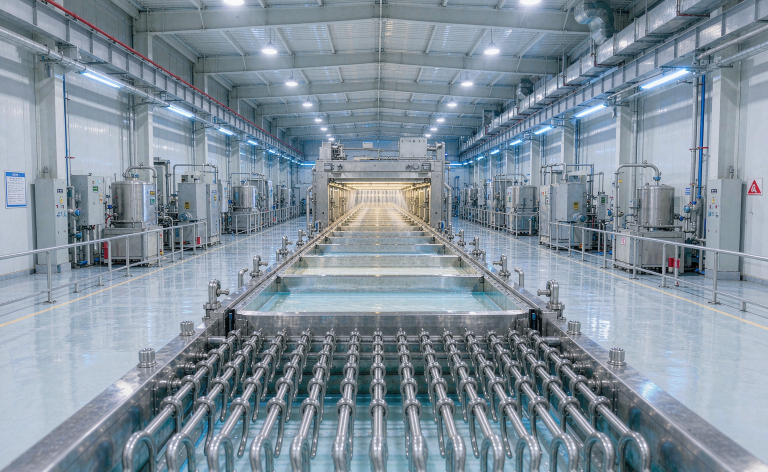
#> input picture assets/images/nitrile-plant.png, 1536 x 944 px, found by its file name (shown at 1/2 size)
$ python trim_watermark.py
#> lines starting #> are read from the running program, lines starting #| are printed output that depends on the picture
import os
from PIL import Image

d = r"C:\Users\INTCO\Desktop\桂校导航\web-guide\assets\images"
names = ["nitrile-plant.png", "pvc-plant.png", "sewage-plant.png", "coal-yard.png", "warehouse.png"]

lines = []
for n in names:
    p = os.path.join(d, n)
    if not os.path.exists(p):
        lines.append(n + " MISSING")
        continue
    before = os.path.getsize(p)
    im = Image.open(p)
#> im is the input picture: PIL image 1536x944 RGB; mean R, G, B 130.7, 145, 157.2
    w, h = im.size
#> w = 1536; h = 944
    cut = 80
    out = im.crop((0, 0, w, h - cut))
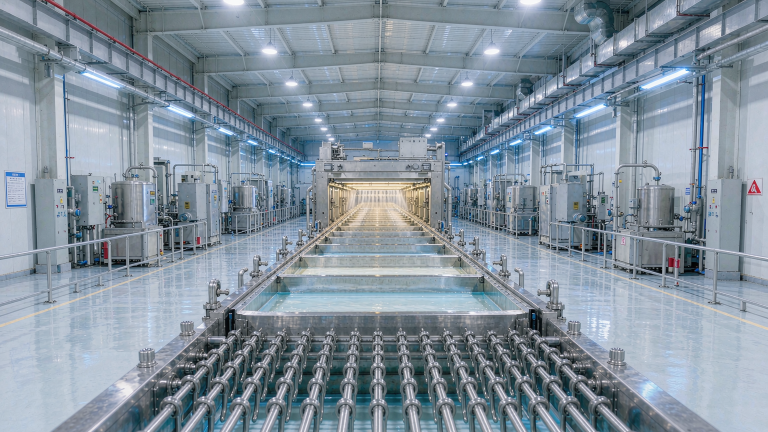
#> out: PIL image 1536x864 RGB (shown at 1/2 size); mean R, G, B 131.6, 145.5, 157.6
    out.save(p)
    after = os.path.getsize(p)
    lines.append("%s: %dx%d %dKB -> %dx%d %dKB" % (n, w, h, before // 1024, out.size[0], out.size[1], after // 1024))
#> pass 2 of the loop `for n in names:`:
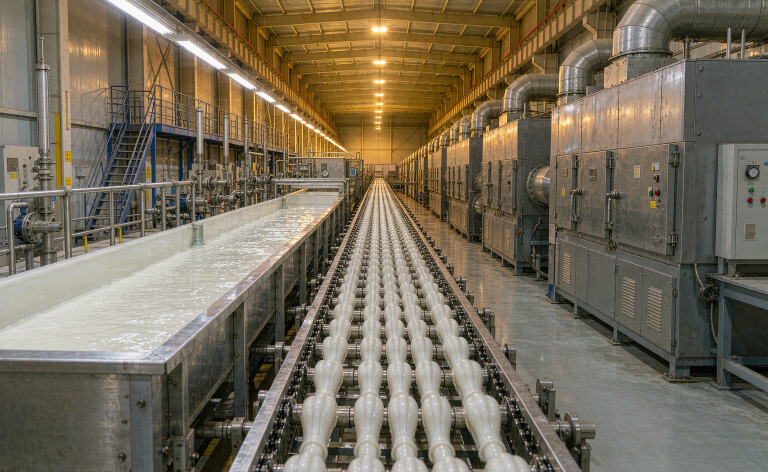
#> input picture assets/images/pvc-plant.png, 1536 x 944 px, found by its file name (shown at 1/2 size)
#> im is the input picture: PIL image 1536x944 RGB; mean R, G, B 118.3, 108.1, 90.4
#> `out = im.crop((0, 0, w, h - cut))`:
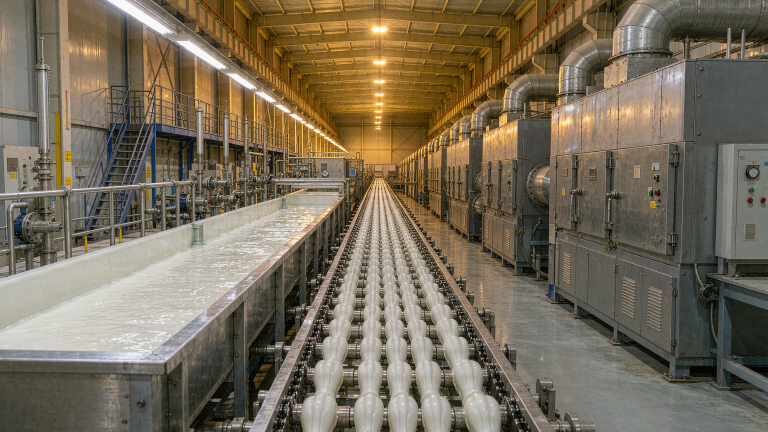
#> out: PIL image 1536x864 RGB (shown at 1/2 size); mean R, G, B 119.6, 108.6, 89.9
#> pass 3 of the loop `for n in names:`:
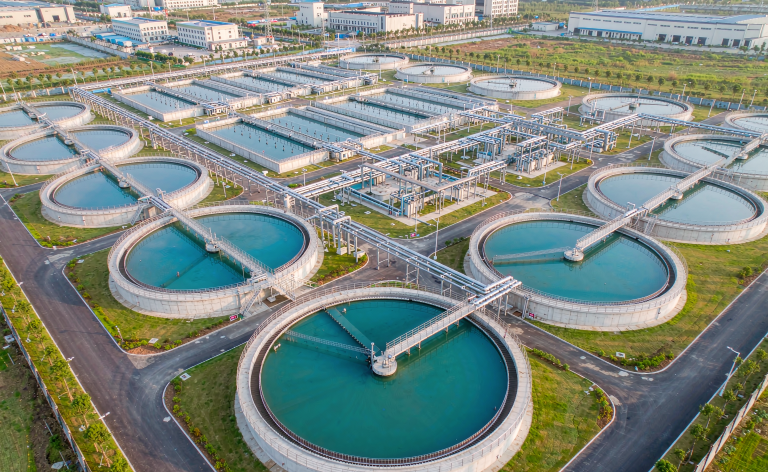
#> input picture assets/images/sewage-plant.png, 1536 x 944 px, found by its file name (shown at 1/2 size)
#> im is the input picture: PIL image 1536x944 RGB; mean R, G, B 126.6, 136.9, 127.3
#> `out = im.crop((0, 0, w, h - cut))`:
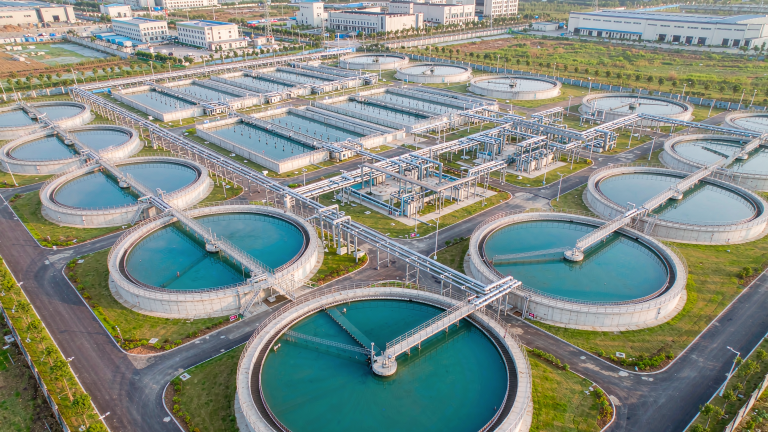
#> out: PIL image 1536x864 RGB (shown at 1/2 size); mean R, G, B 129.3, 139.6, 131.1
#> the loop made 5 passes; the first 3 are shown

with open(os.path.join(d, "_trim_result.txt"), "w", encoding="utf-8") as f:
    f.write("\n".join(lines))
